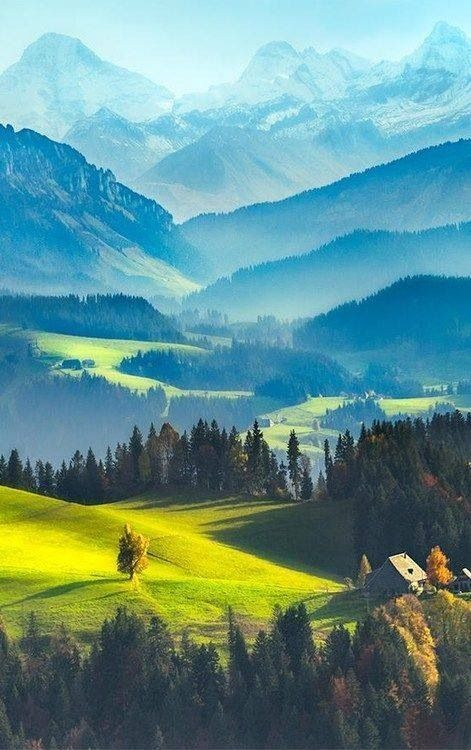
#> input picture OpenCV/nice.jpg, 471 x 750 px
$ python 'task-3(a).py'
#> lines starting #> are read from the running program, lines starting #| are printed output that depends on the picture; after the words box and inside, x2 and y2 are one past the last pixel; in counts of white or black regions, pixels touching at a corner belong together
import cv2
import numpy as np

img = cv2.imread('nice.jpg')
#> img is the input picture: shape (750, 471, 3); mean B, G, R 142.1, 145.3, 99.2

retval,thresh = cv2.threshold(img,50,255,cv2.THRESH_BINARY)
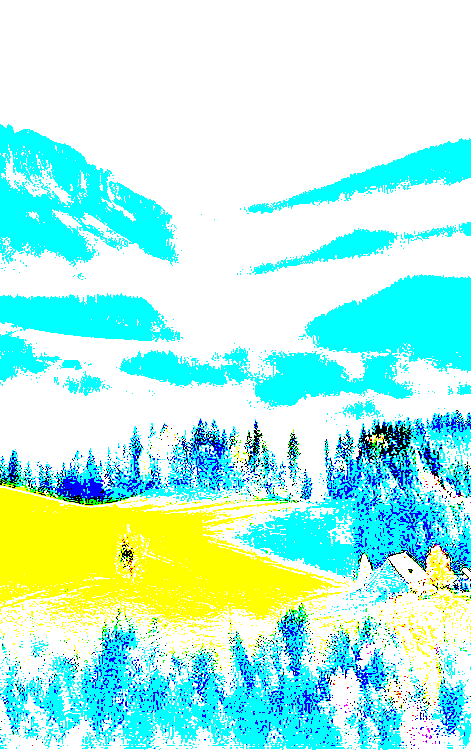
#> thresh: shape (750, 471, 3); mean B, G, R 229.1, 244.6, 179.1

gray = cv2.cvtColor(img,cv2.COLOR_BGR2GRAY)
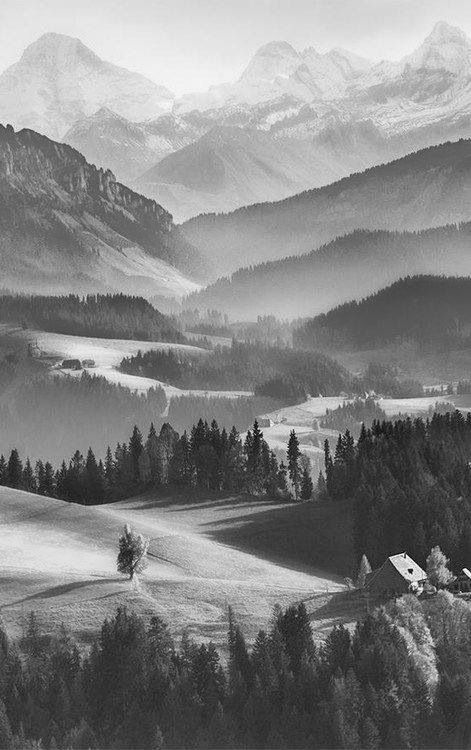
#> gray: shape (750, 471); min 4, max 253, mean 131.2

adaptive = cv2.adaptiveThreshold(gray,255,cv2.ADAPTIVE_THRESH_GAUSSIAN_C,cv2.THRESH_BINARY,185,1)
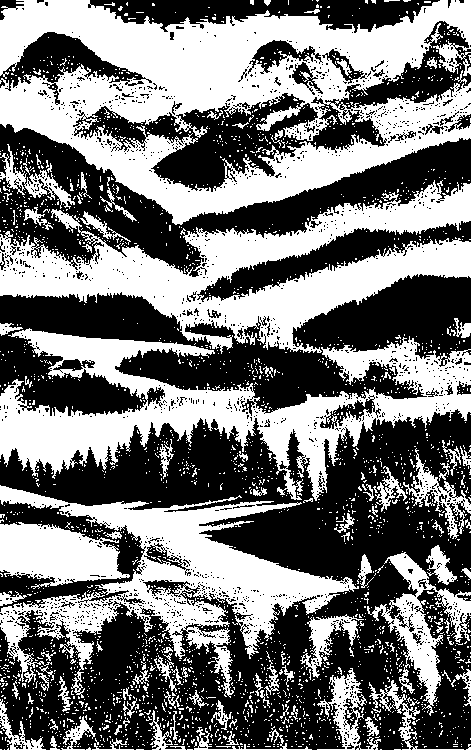
#> adaptive: shape (750, 471); 46.7% white; 2618 white regions (2509 under 20 px), largest, box (x1, y1, x2, y2) and area: (0, 0, 471, 225) 52192, (0, 180, 471, 354) 29709, (0, 328, 471, 501) 27652

cv2.imshow('actual',img)
cv2.imshow('threshold',thresh)
cv2.imshow('adaptive',adaptive)
